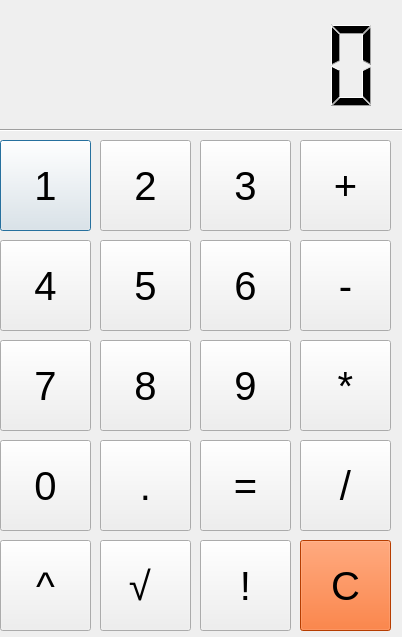
<?xml version="1.0" encoding="UTF-8"?>
<ui version="4.0">
 <class>Dialog</class>
 <widget class="QDialog" name="Dialog">
  <property name="geometry">
   <rect>
    <x>0</x>
    <y>0</y>
    <width>402</width>
    <height>637</height>
   </rect>
  </property>
  <property name="windowTitle">
   <string>Dialog</string>
  </property>
  <widget class="QPushButton" name="pushButton">
   <property name="geometry">
    <rect>
     <x>0</x>
     <y>140</y>
     <width>91</width>
     <height>91</height>
    </rect>
   </property>
   <property name="font">
    <font>
     <pointsize>30</pointsize>
    </font>
   </property>
   <property name="autoFillBackground">
    <bool>false</bool>
   </property>
   <property name="text">
    <string>1</string>
   </property>
  </widget>
  <widget class="QPushButton" name="pushButton_2">
   <property name="geometry">
    <rect>
     <x>100</x>
     <y>140</y>
     <width>91</width>
     <height>91</height>
    </rect>
   </property>
   <property name="font">
    <font>
     <pointsize>30</pointsize>
    </font>
   </property>
   <property name="autoFillBackground">
    <bool>false</bool>
   </property>
   <property name="text">
    <string>2</string>
   </property>
  </widget>
  <widget class="QPushButton" name="pushButton_3">
   <property name="geometry">
    <rect>
     <x>100</x>
     <y>340</y>
     <width>91</width>
     <height>91</height>
    </rect>
   </property>
   <property name="font">
    <font>
     <pointsize>30</pointsize>
    </font>
   </property>
   <property name="autoFillBackground">
    <bool>false</bool>
   </property>
   <property name="text">
    <string>8</string>
   </property>
  </widget>
  <widget class="QPushButton" name="pushButton_4">
   <property name="geometry">
    <rect>
     <x>0</x>
     <y>340</y>
     <width>91</width>
     <height>91</height>
    </rect>
   </property>
   <property name="font">
    <font>
     <pointsize>30</pointsize>
    </font>
   </property>
   <property name="autoFillBackground">
    <bool>false</bool>
   </property>
   <property name="text">
    <string>7</string>
   </property>
  </widget>
  <widget class="QPushButton" name="pushButton_5">
   <property name="geometry">
    <rect>
     <x>200</x>
     <y>240</y>
     <width>91</width>
     <height>91</height>
    </rect>
   </property>
   <property name="font">
    <font>
     <pointsize>30</pointsize>
    </font>
   </property>
   <property name="autoFillBackground">
    <bool>false</bool>
   </property>
   <property name="text">
    <string>6</string>
   </property>
  </widget>
  <widget class="QPushButton" name="pushButton_6">
   <property name="geometry">
    <rect>
     <x>100</x>
     <y>240</y>
     <width>91</width>
     <height>91</height>
    </rect>
   </property>
   <property name="font">
    <font>
     <pointsize>30</pointsize>
    </font>
   </property>
   <property name="autoFillBackground">
    <bool>false</bool>
   </property>
   <property name="text">
    <string>5</string>
   </property>
  </widget>
  <widget class="QPushButton" name="pushButton_7">
   <property name="geometry">
    <rect>
     <x>0</x>
     <y>240</y>
     <width>91</width>
     <height>91</height>
    </rect>
   </property>
   <property name="font">
    <font>
     <pointsize>30</pointsize>
    </font>
   </property>
   <property name="autoFillBackground">
    <bool>false</bool>
   </property>
   <property name="text">
    <string>4</string>
   </property>
  </widget>
  <widget class="QPushButton" name="pushButton_8">
   <property name="geometry">
    <rect>
     <x>200</x>
     <y>140</y>
     <width>91</width>
     <height>91</height>
    </rect>
   </property>
   <property name="font">
    <font>
     <pointsize>30</pointsize>
    </font>
   </property>
   <property name="autoFillBackground">
    <bool>false</bool>
   </property>
   <property name="text">
    <string>3</string>
   </property>
  </widget>
  <widget class="QPushButton" name="pushButton_9">
   <property name="geometry">
    <rect>
     <x>200</x>
     <y>340</y>
     <width>91</width>
     <height>91</height>
    </rect>
   </property>
   <property name="font">
    <font>
     <pointsize>30</pointsize>
    </font>
   </property>
   <property name="autoFillBackground">
    <bool>false</bool>
   </property>
   <property name="text">
    <string>9</string>
   </property>
  </widget>
  <widget class="QPushButton" name="pushButton_10">
   <property name="geometry">
    <rect>
     <x>300</x>
     <y>140</y>
     <width>91</width>
     <height>91</height>
    </rect>
   </property>
   <property name="font">
    <font>
     <pointsize>30</pointsize>
    </font>
   </property>
   <property name="autoFillBackground">
    <bool>false</bool>
   </property>
   <property name="text">
    <string>+</string>
   </property>
  </widget>
  <widget class="QPushButton" name="pushButton_11">
   <property name="geometry">
    <rect>
     <x>0</x>
     <y>440</y>
     <width>91</width>
     <height>91</height>
    </rect>
   </property>
   <property name="font">
    <font>
     <pointsize>30</pointsize>
    </font>
   </property>
   <property name="autoFillBackground">
    <bool>false</bool>
   </property>
   <property name="text">
    <string>0</string>
   </property>
  </widget>
  <widget class="QPushButton" name="pushButton_12">
   <property name="geometry">
    <rect>
     <x>200</x>
     <y>540</y>
     <width>91</width>
     <height>91</height>
    </rect>
   </property>
   <property name="font">
    <font>
     <pointsize>30</pointsize>
    </font>
   </property>
   <property name="autoFillBackground">
    <bool>false</bool>
   </property>
   <property name="text">
    <string>!</string>
   </property>
  </widget>
  <widget class="QPushButton" name="pushButton_13">
   <property name="geometry">
    <rect>
     <x>100</x>
     <y>540</y>
     <width>91</width>
     <height>91</height>
    </rect>
   </property>
   <property name="font">
    <font>
     <pointsize>30</pointsize>
    </font>
   </property>
   <property name="autoFillBackground">
    <bool>false</bool>
   </property>
   <property name="text">
    <string>√ </string>
   </property>
  </widget>
  <widget class="QPushButton" name="pushButton_14">
   <property name="geometry">
    <rect>
     <x>300</x>
     <y>440</y>
     <width>91</width>
     <height>91</height>
    </rect>
   </property>
   <property name="font">
    <font>
     <pointsize>30</pointsize>
    </font>
   </property>
   <property name="autoFillBackground">
    <bool>false</bool>
   </property>
   <property name="text">
    <string>/</string>
   </property>
  </widget>
  <widget class="QPushButton" name="pushButton_15">
   <property name="geometry">
    <rect>
     <x>300</x>
     <y>340</y>
     <width>91</width>
     <height>91</height>
    </rect>
   </property>
   <property name="font">
    <font>
     <pointsize>30</pointsize>
    </font>
   </property>
   <property name="autoFillBackground">
    <bool>false</bool>
   </property>
   <property name="text">
    <string>*</string>
   </property>
  </widget>
  <widget class="QPushButton" name="pushButton_16">
   <property name="geometry">
    <rect>
     <x>300</x>
     <y>240</y>
     <width>91</width>
     <height>91</height>
    </rect>
   </property>
   <property name="font">
    <font>
     <pointsize>30</pointsize>
    </font>
   </property>
   <property name="autoFillBackground">
    <bool>false</bool>
   </property>
   <property name="text">
    <string>-</string>
   </property>
  </widget>
  <widget class="QPushButton" name="pushButton_17">
   <property name="geometry">
    <rect>
     <x>200</x>
     <y>440</y>
     <width>91</width>
     <height>91</height>
    </rect>
   </property>
   <property name="font">
    <font>
     <pointsize>30</pointsize>
    </font>
   </property>
   <property name="autoFillBackground">
    <bool>false</bool>
   </property>
   <property name="text">
    <string>=</string>
   </property>
  </widget>
  <widget class="QPushButton" name="pushButton_18">
   <property name="geometry">
    <rect>
     <x>100</x>
     <y>440</y>
     <width>91</width>
     <height>91</height>
    </rect>
   </property>
   <property name="font">
    <font>
     <pointsize>30</pointsize>
    </font>
   </property>
   <property name="autoFillBackground">
    <bool>false</bool>
   </property>
   <property name="text">
    <string>.</string>
   </property>
  </widget>
  <widget class="QPushButton" name="pushButton_19">
   <property name="geometry">
    <rect>
     <x>0</x>
     <y>540</y>
     <width>91</width>
     <height>91</height>
    </rect>
   </property>
   <property name="font">
    <font>
     <pointsize>30</pointsize>
    </font>
   </property>
   <property name="autoFillBackground">
    <bool>false</bool>
   </property>
   <property name="text">
    <string>^</string>
   </property>
  </widget>
  <widget class="QPushButton" name="pushButton_20">
   <property name="geometry">
    <rect>
     <x>300</x>
     <y>540</y>
     <width>91</width>
     <height>91</height>
    </rect>
   </property>
   <property name="font">
    <font>
     <pointsize>30</pointsize>
    </font>
   </property>
   <property name="autoFillBackground">
    <bool>false</bool>
   </property>
   <property name="styleSheet">
    <string notr="true">background-color: rgb(255, 85, 0);</string>
   </property>
   <property name="text">
    <string>С</string>
   </property>
  </widget>
  <widget class="Line" name="line">
   <property name="geometry">
    <rect>
     <x>-10</x>
     <y>70</y>
     <width>421</width>
     <height>121</height>
    </rect>
   </property>
   <property name="orientation">
    <enum>Qt::Horizontal</enum>
   </property>
  </widget>
  <widget class="QLCDNumber" name="lcdNumber">
   <property name="geometry">
    <rect>
     <x>130</x>
     <y>0</y>
     <width>251</width>
     <height>131</height>
    </rect>
   </property>
   <property name="frameShape">
    <enum>QFrame::NoFrame</enum>
   </property>
  </widget>
 </widget>
 <resources/>
 <connections/>
</ui>
